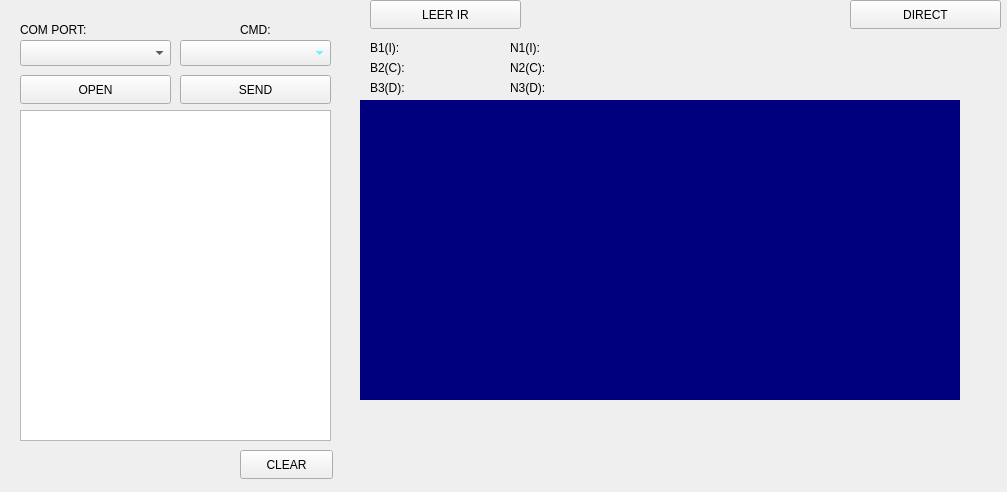
<?xml version="1.0" encoding="UTF-8"?>
<ui version="4.0">
 <class>QForm1</class>
 <widget class="QMainWindow" name="QForm1">
  <property name="geometry">
   <rect>
    <x>0</x>
    <y>0</y>
    <width>1007</width>
    <height>492</height>
   </rect>
  </property>
  <property name="windowTitle">
   <string>QForm1</string>
  </property>
  <widget class="QWidget" name="centralwidget">
   <widget class="QPushButton" name="pushButton">
    <property name="geometry">
     <rect>
      <x>20</x>
      <y>75</y>
      <width>151</width>
      <height>29</height>
     </rect>
    </property>
    <property name="text">
     <string>OPEN</string>
    </property>
   </widget>
   <widget class="QComboBox" name="comboBox">
    <property name="geometry">
     <rect>
      <x>20</x>
      <y>40</y>
      <width>151</width>
      <height>26</height>
     </rect>
    </property>
   </widget>
   <widget class="QLabel" name="label">
    <property name="geometry">
     <rect>
      <x>20</x>
      <y>20</y>
      <width>151</width>
      <height>20</height>
     </rect>
    </property>
    <property name="text">
     <string>COM PORT:</string>
    </property>
   </widget>
   <widget class="QComboBox" name="comboBox_2">
    <property name="geometry">
     <rect>
      <x>180</x>
      <y>40</y>
      <width>151</width>
      <height>26</height>
     </rect>
    </property>
    <property name="styleSheet">
     <string notr="true">color: rgb(0, 255, 255);</string>
    </property>
   </widget>
   <widget class="QLabel" name="label_2">
    <property name="geometry">
     <rect>
      <x>240</x>
      <y>20</y>
      <width>63</width>
      <height>20</height>
     </rect>
    </property>
    <property name="text">
     <string>CMD:</string>
    </property>
   </widget>
   <widget class="QPushButton" name="pushButton_2">
    <property name="geometry">
     <rect>
      <x>180</x>
      <y>75</y>
      <width>151</width>
      <height>29</height>
     </rect>
    </property>
    <property name="text">
     <string>SEND</string>
    </property>
   </widget>
   <widget class="QPlainTextEdit" name="plainTextEdit">
    <property name="geometry">
     <rect>
      <x>20</x>
      <y>110</y>
      <width>311</width>
      <height>331</height>
     </rect>
    </property>
   </widget>
   <widget class="QPushButton" name="pushButton_3">
    <property name="geometry">
     <rect>
      <x>240</x>
      <y>450</y>
      <width>93</width>
      <height>29</height>
     </rect>
    </property>
    <property name="text">
     <string>CLEAR</string>
    </property>
   </widget>
   <widget class="QLabel" name="Distance">
    <property name="geometry">
     <rect>
      <x>800</x>
      <y>40</y>
      <width>201</width>
      <height>41</height>
     </rect>
    </property>
    <property name="text">
     <string/>
    </property>
   </widget>
   <widget class="QWidget" name="ACTIVERADAR" native="true">
    <property name="geometry">
     <rect>
      <x>360</x>
      <y>100</y>
      <width>600</width>
      <height>300</height>
     </rect>
    </property>
    <property name="styleSheet">
     <string notr="true">background-color: rgb(0, 0, 127);</string>
    </property>
   </widget>
   <widget class="QPushButton" name="DIRECT">
    <property name="geometry">
     <rect>
      <x>850</x>
      <y>0</y>
      <width>151</width>
      <height>29</height>
     </rect>
    </property>
    <property name="text">
     <string>DIRECT</string>
    </property>
   </widget>
   <widget class="QPushButton" name="IRCONFIG">
    <property name="geometry">
     <rect>
      <x>370</x>
      <y>0</y>
      <width>151</width>
      <height>29</height>
     </rect>
    </property>
    <property name="text">
     <string>LEER IR</string>
    </property>
   </widget>
   <widget class="QLabel" name="B1">
    <property name="geometry">
     <rect>
      <x>370</x>
      <y>40</y>
      <width>111</width>
      <height>16</height>
     </rect>
    </property>
    <property name="text">
     <string>B1(I):</string>
    </property>
   </widget>
   <widget class="QLabel" name="B2">
    <property name="geometry">
     <rect>
      <x>370</x>
      <y>60</y>
      <width>111</width>
      <height>16</height>
     </rect>
    </property>
    <property name="text">
     <string>B2(C):</string>
    </property>
   </widget>
   <widget class="QLabel" name="B3">
    <property name="geometry">
     <rect>
      <x>370</x>
      <y>80</y>
      <width>111</width>
      <height>16</height>
     </rect>
    </property>
    <property name="text">
     <string>B3(D):</string>
    </property>
   </widget>
   <widget class="QLabel" name="N3">
    <property name="geometry">
     <rect>
      <x>510</x>
      <y>80</y>
      <width>111</width>
      <height>16</height>
     </rect>
    </property>
    <property name="text">
     <string>N3(D):</string>
    </property>
   </widget>
   <widget class="QLabel" name="N2">
    <property name="geometry">
     <rect>
      <x>510</x>
      <y>60</y>
      <width>111</width>
      <height>16</height>
     </rect>
    </property>
    <property name="text">
     <string>N2(C):</string>
    </property>
   </widget>
   <widget class="QLabel" name="N1">
    <property name="geometry">
     <rect>
      <x>510</x>
      <y>40</y>
      <width>111</width>
      <height>16</height>
     </rect>
    </property>
    <property name="text">
     <string>N1(I):</string>
    </property>
   </widget>
  </widget>
 </widget>
 <resources/>
 <connections/>
</ui>
